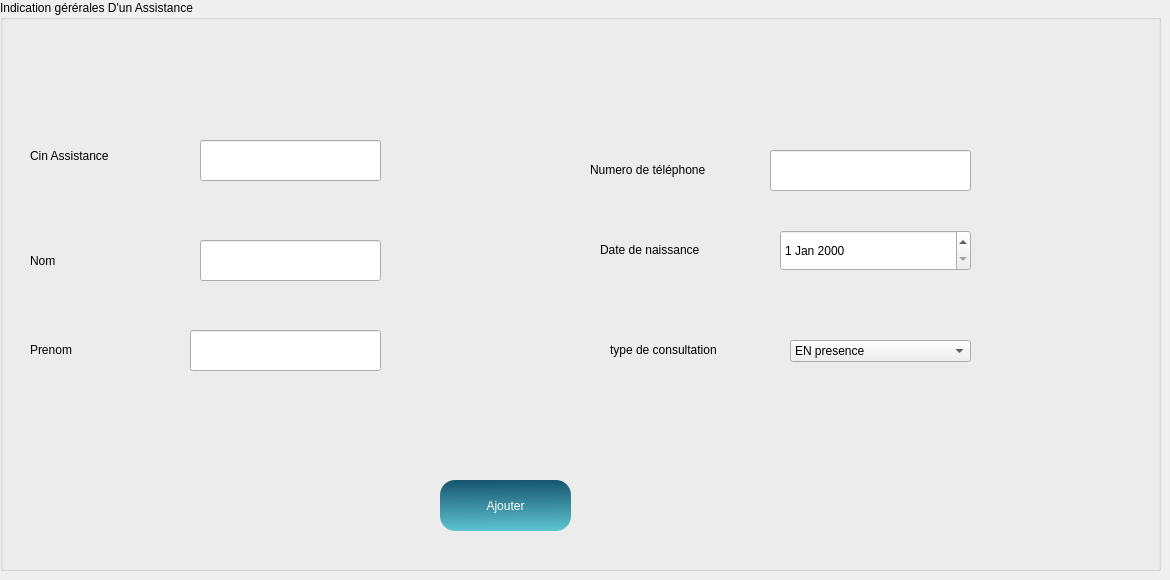
          <widget class="QWidget" name="tab_39">
           <attribute name="icon">
            <iconset>
             <normaloff>../Downloads/instagram-stories.png</normaloff>../Downloads/instagram-stories.png</iconset>
           </attribute>
           <attribute name="title">
            <string>Ajouter un Assistance </string>
           </attribute>
           <widget class="QGroupBox" name="groupBox_47">
            <property name="geometry">
             <rect>
              <x>0</x>
              <y>0</y>
              <width>1161</width>
              <height>571</height>
             </rect>
            </property>
            <property name="title">
             <string>Indication gérérales D'un Assistance</string>
            </property>
            <widget class="QLabel" name="label_100">
             <property name="geometry">
              <rect>
               <x>30</x>
               <y>140</y>
               <width>111</width>
               <height>31</height>
              </rect>
             </property>
             <property name="text">
              <string>Cin Assistance</string>
             </property>
            </widget>
            <widget class="QLabel" name="LeNom_13">
             <property name="geometry">
              <rect>
               <x>30</x>
               <y>250</y>
               <width>91</width>
               <height>21</height>
              </rect>
             </property>
             <property name="text">
              <string>Nom</string>
             </property>
            </widget>
            <widget class="QLineEdit" name="le_cin_assis">
             <property name="geometry">
              <rect>
               <x>200</x>
               <y>140</y>
               <width>181</width>
               <height>41</height>
              </rect>
             </property>
            </widget>
            <widget class="QLineEdit" name="le_nom_assis">
             <property name="geometry">
              <rect>
               <x>200</x>
               <y>240</y>
               <width>181</width>
               <height>41</height>
              </rect>
             </property>
            </widget>
            <widget class="QLineEdit" name="le_numero_tele">
             <property name="geometry">
              <rect>
               <x>770</x>
               <y>150</y>
               <width>201</width>
               <height>41</height>
              </rect>
             </property>
            </widget>
            <widget class="QLineEdit" name="le_prenom_assis">
             <property name="geometry">
              <rect>
               <x>190</x>
               <y>330</y>
               <width>191</width>
               <height>41</height>
              </rect>
             </property>
            </widget>
            <widget class="QLabel" name="label_194">
             <property name="geometry">
              <rect>
               <x>30</x>
               <y>340</y>
               <width>51</width>
               <height>20</height>
              </rect>
             </property>
             <property name="text">
              <string>Prenom</string>
             </property>
            </widget>
            <widget class="QDateEdit" name="le_date">
             <property name="geometry">
              <rect>
               <x>780</x>
               <y>230</y>
               <width>191</width>
               <height>41</height>
              </rect>
             </property>
            </widget>
            <widget class="QLabel" name="label_195">
             <property name="geometry">
              <rect>
               <x>590</x>
               <y>160</y>
               <width>151</width>
               <height>20</height>
              </rect>
             </property>
             <property name="text">
              <string>Numero de téléphone</string>
             </property>
            </widget>
            <widget class="QPushButton" name="pb_ajouter">
             <property name="geometry">
              <rect>
               <x>440</x>
               <y>480</y>
               <width>131</width>
               <height>51</height>
              </rect>
             </property>
             <property name="sizePolicy">
              <sizepolicy hsizetype="Maximum" vsizetype="Preferred">
               <horstretch>0</horstretch>
               <verstretch>0</verstretch>
              </sizepolicy>
             </property>
             <property name="styleSheet">
              <string notr="true">/*background-color:#C70039;
color:white;*/
QPushButton
{
background : qlineargradient(spread:pad, x1:0.467, y1:0, x2:0.482, y2:1, stop:0 rgba(22, 85,110, 255), stop:1 rgba(95, 196, 208, 255));
border-radius:15px;
color:white;
}
QPushButton:hover
{
background:qlineargradient(spread:pad, x1:0.457286, y1:0.381, x2:0.508, y2:1, stop:0 rgba(95, 196, 208, 255), stop:1 rgba(22, 85,110, 255))
}</string>
             </property>
             <property name="text">
              <string>Ajouter</string>
             </property>
             <property name="icon">
              <iconset resource="resource.qrc">
               <normaloff>:/image/img/add-button.png</normaloff>:/image/img/add-button.png</iconset>
             </property>
             <property name="iconSize">
              <size>
               <width>20</width>
               <height>25</height>
              </size>
             </property>
             <property name="autoDefault">
              <bool>true</bool>
             </property>
             <property name="default">
              <bool>false</bool>
             </property>
             <property name="flat">
              <bool>false</bool>
             </property>
            </widget>
            <widget class="QLabel" name="label_196">
             <property name="geometry">
              <rect>
               <x>600</x>
               <y>240</y>
               <width>131</width>
               <height>20</height>
              </rect>
             </property>
             <property name="text">
              <string>Date de naissance</string>
             </property>
            </widget>
            <widget class="QComboBox" name="le_type_consultation">
             <property name="geometry">
              <rect>
               <x>790</x>
               <y>340</y>
               <width>181</width>
               <height>22</height>
              </rect>
             </property>
             <item>
              <property name="text">
               <string>EN presence</string>
              </property>
             </item>
             <item>
              <property name="text">
               <string>A distance</string>
              </property>
             </item>
            </widget>
            <widget class="QLabel" name="label_197">
             <property name="geometry">
              <rect>
               <x>610</x>
               <y>340</y>
               <width>151</width>
               <height>20</height>
              </rect>
             </property>
             <property name="text">
              <string>type de consultation</string>
             </property>
            </widget>
           </widget>
          </widget>
